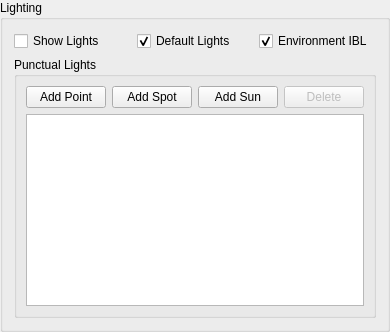
        <widget class="QGroupBox" name="groupBoxLighting">
         <property name="sizePolicy">
          <sizepolicy hsizetype="Preferred" vsizetype="Expanding">
           <horstretch>0</horstretch>
           <verstretch>0</verstretch>
          </sizepolicy>
         </property>
         <property name="title">
          <string>Lighting</string>
         </property>
         <layout class="QGridLayout" name="gridLayout_5">
          <item row="0" column="0">
           <widget class="QCheckBox" name="checkBoxShowLights">
            <property name="toolTip">
             <string>Show light gizmo icons in the viewport</string>
            </property>
            <property name="text">
             <string>Show Lights</string>
            </property>
           </widget>
          </item>
          <item row="0" column="1">
           <widget class="QCheckBox" name="checkBoxDefaultLights">
            <property name="toolTip">
             <string>Use the built-in default lighting rig below</string>
            </property>
            <property name="text">
             <string>Default Lights</string>
            </property>
            <property name="checked">
             <bool>true</bool>
            </property>
           </widget>
          </item>
          <item row="0" column="2">
           <widget class="QCheckBox" name="checkBoxIBL">
            <property name="toolTip">
             <string>Light the scene using the environment map (image-based lighting)</string>
            </property>
            <property name="text">
             <string>Environment IBL</string>
            </property>
            <property name="checked">
             <bool>true</bool>
            </property>
           </widget>
          </item>
          <item row="1" column="0" colspan="3">
           <widget class="QGroupBox" name="groupBoxPunctualLights">
            <property name="enabled">
             <bool>true</bool>
            </property>
            <property name="sizePolicy">
             <sizepolicy hsizetype="Preferred" vsizetype="Expanding">
              <horstretch>0</horstretch>
              <verstretch>0</verstretch>
             </sizepolicy>
            </property>
            <property name="title">
             <string>Punctual Lights</string>
            </property>
            <layout class="QGridLayout" name="gridLayout_4">
             <item row="0" column="0">
              <layout class="QHBoxLayout" name="horizontalLayoutAddLights">
               <item>
                <widget class="QPushButton" name="pushButtonAddPointLight">
                 <property name="toolTip">
                  <string>Add a point light to the scene</string>
                 </property>
                 <property name="text">
                  <string>Add Point</string>
                 </property>
                </widget>
               </item>
               <item>
                <widget class="QPushButton" name="pushButtonAddSpotLight">
                 <property name="toolTip">
                  <string>Add a spot light to the scene</string>
                 </property>
                 <property name="text">
                  <string>Add Spot</string>
                 </property>
                </widget>
               </item>
               <item>
                <widget class="QPushButton" name="pushButtonAddSunLight">
                 <property name="toolTip">
                  <string>Add a directional (sun) light to the scene</string>
                 </property>
                 <property name="text">
                  <string>Add Sun</string>
                 </property>
                </widget>
               </item>
               <item>
                <widget class="QPushButton" name="pushButtonDeleteSceneLight">
                 <property name="enabled">
                  <bool>false</bool>
                 </property>
                 <property name="toolTip">
                  <string>Delete the selected scene light</string>
                 </property>
                 <property name="text">
                  <string>Delete</string>
                 </property>
                </widget>
               </item>
              </layout>
             </item>
             <item row="1" column="0">
              <widget class="QTreeWidget" name="treePunctualLights">
               <property name="headerHidden">
                <bool>true</bool>
               </property>
               <column>
                <property name="text">
                 <string notr="true">1</string>
                </property>
               </column>
              </widget>
             </item>
            </layout>
           </widget>
          </item>
         </layout>
        </widget>
